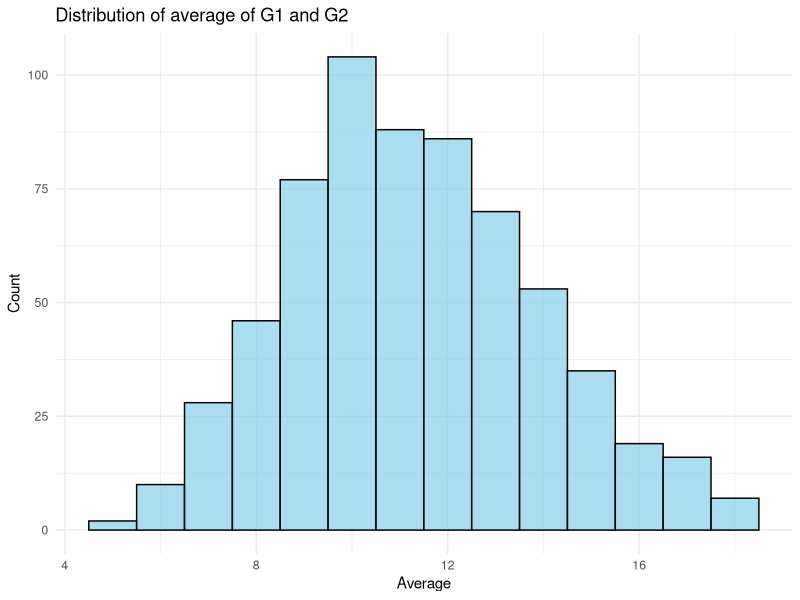
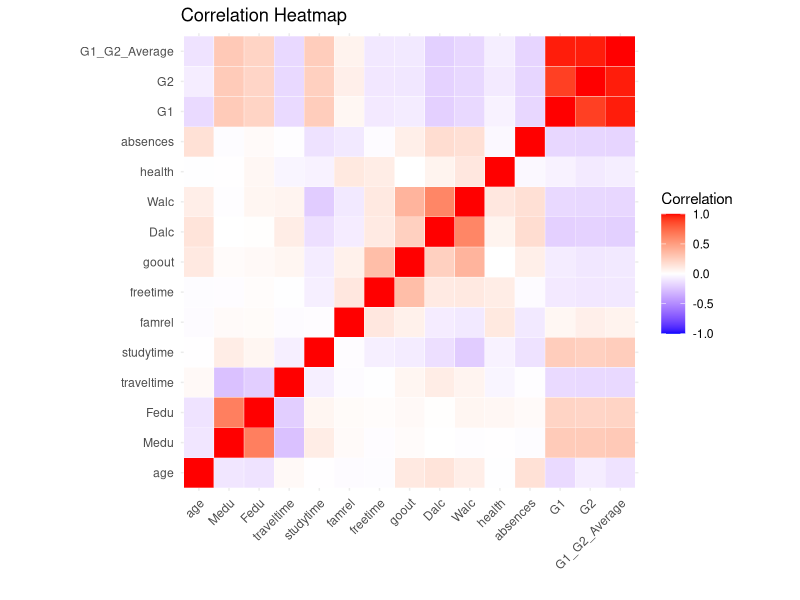
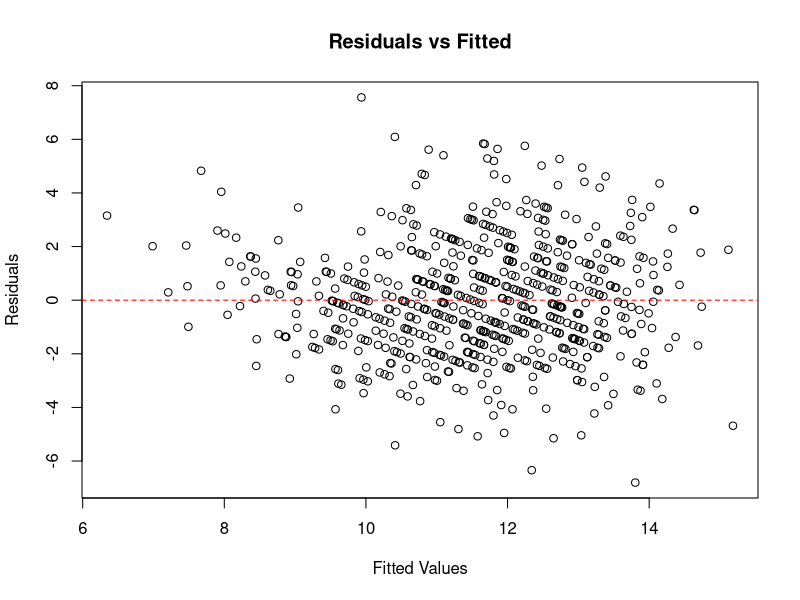
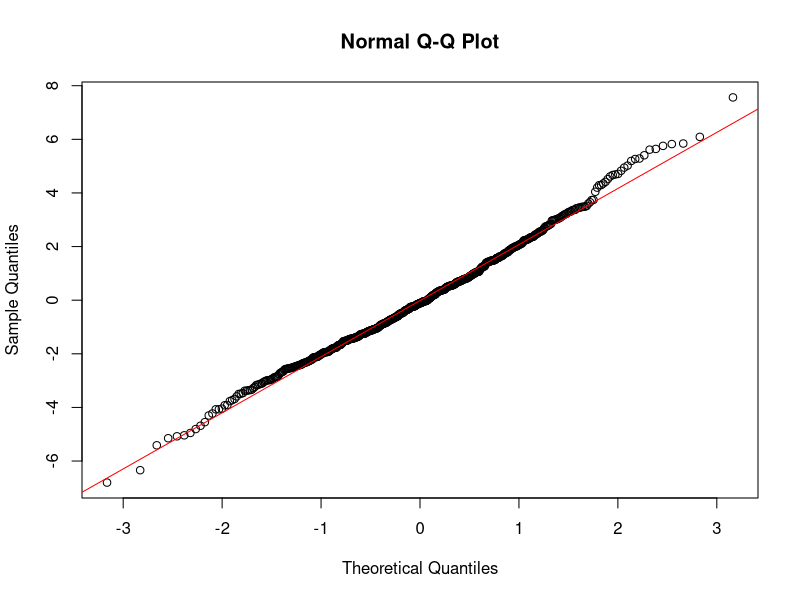
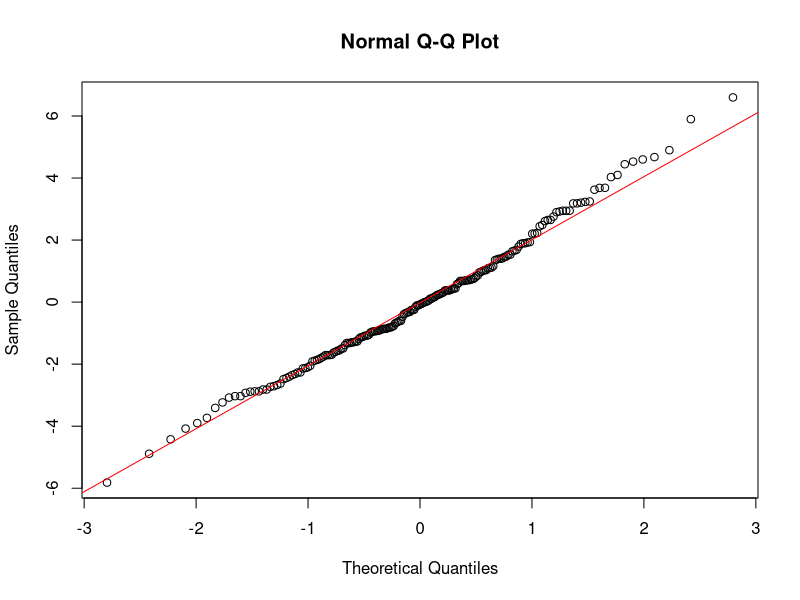
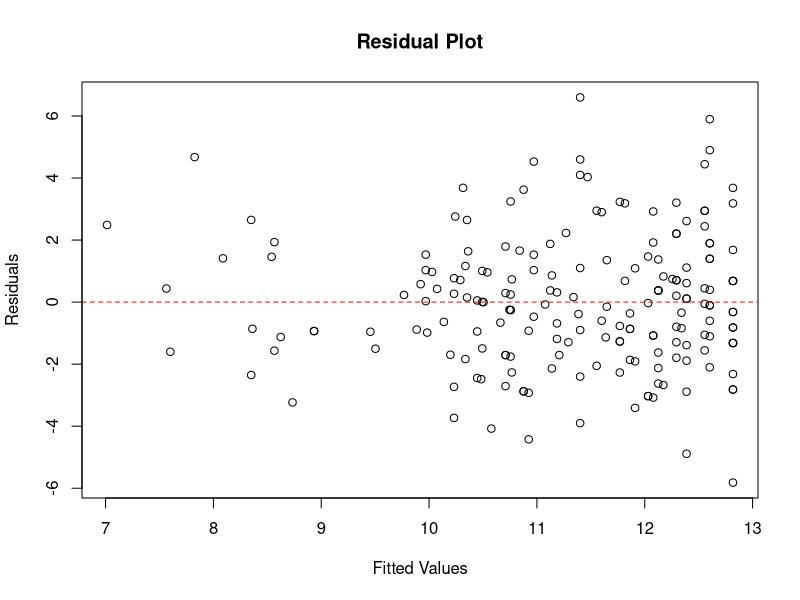
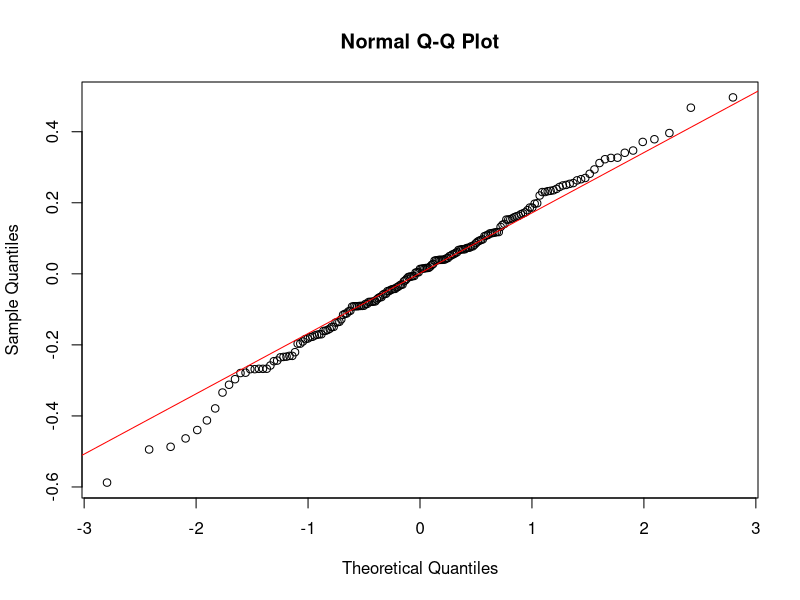
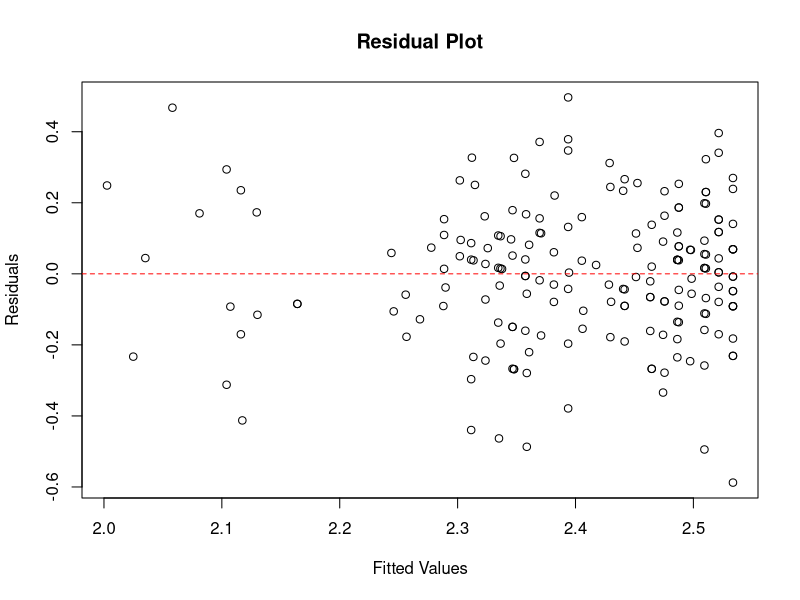

R code for these plots, in order:
## ---- chunk 1
echo=FALSE #load all the libraries 
install.packages("leaps") 
library(car) 
library(ggplot2) 
library(reshape2) 
library(tidyverse) 
library(broom) 
library(caret) 
library(RColorBrewer) 
library(leaps) 
required_packages <- c("rmarkdown", "knitr", "evaluate")
install.packages(required_packages)
options(repos = c(CRAN = "https://cran.rstudio.com/"))

## ---- chunk 2
# load the dataset
data <- read.csv("dataset.csv")
head(data, 3)
#cat("Table 1. Preview of the High School Alcoholism and Academic Performance dataset.\n")
## ---- chunk 3
# clean the dataset, and store the clean dataset
missing_summary <- sapply(data, function(x) sum(is.na(x)))
data[is.na(data)] <- lapply(data[is.na(data)], function(x) ifelse(is.numeric(x), median(x, na.rm = TRUE), "unknown"))
                            
# Add a new column 'G1_G2_Average' that is the average of G1 and G2
data$G1_G2_Average <- rowMeans(data[c("G1", "G2")], na.rm = TRUE)

# Remove rows where either G1 or G2 is equal to 0
data <- subset(data, G1 != 0 & G2 != 0)
head(data)
#cat("Table 2. Preview of the cleaned High School Alcoholism and Academic Performance dataset.\n")
## ---- chunk 4
# Distribution histogram of the Average of G1 and G2
hist <- ggplot(data, aes(x = G1_G2_Average)) +
  geom_histogram(binwidth = 1, fill = "skyblue", color = "black", alpha = 0.7) +
  labs(title = "Distribution of average of G1 and G2", x = "Average", y = "Count") +
  theme_minimal()
hist
#cat("Figure 1. Distribution of average of G1 and G2.\n")
## ---- chunk 5
full_model <- lm(G1_G2_Average ~ .-G1-G2, data = data)
summary(full_model)
## ---- chunk 6
#setup the covariance matrix
cor_matrix <- cor(data[, sapply(data, is.numeric)], use = "complete.obs")
#print(cor_matrix)
cor_data <- melt(cor_matrix)
ggplot(cor_data, aes(Var1, Var2, fill = value)) +
  geom_tile(color = "white") +
  scale_fill_gradient2(low = "blue", high = "red", mid = "white", 
                       midpoint = 0, limit = c(-1, 1), space = "Lab", 
                       name = "Correlation") +
  theme_minimal() +
  theme(axis.text.x = element_text(angle = 45, vjust = 1, hjust = 1)) +
  coord_fixed() +
  labs(title = "Correlation Heatmap", x = "", y = "")
#cat("\nFigure 2. Correlation heatmap.\n")
## ---- chunk 7
# residual plot again fitted values for full model
plot(full_model$fitted.values, residuals(full_model),
     xlab = "Fitted Values",
     ylab = "Residuals",
     main = "Residuals vs Fitted")
abline(h = 0, col = "red", lty = 2)
#cat("\nFigure 3. Residual plot for full model.\n")
## ---- chunk 8
# QQ-plot for full model
qqnorm(residuals(full_model))
qqline(residuals(full_model), col = "red")
#cat("\nFigure 4. Q-Q plot for full model.\n")
## ---- chunk 9
# get the VIF values
vif_values <- vif(full_model)
print(vif_values)
## ---- chunk 10
#split data
set.seed(20)
data <- 
    data %>% 
    mutate(id = row_number())

training_data <- 
    data %>% 
    slice_sample(prop = 0.70, replace = FALSE)

testing_data <- 
    data %>%
    anti_join(training_data, by = "id") %>%
    select(-"id")

training_data <- 
    training_data %>% 
    select(-"id")
## ---- chunk 11
#backward selection to choose the covariates
your_backward_sel <- regsubsets(
  x = G1_G2_Average ~ .-G1-G2,  
  nvmax = 4,       
  data = training_data,         
  method = "backward"          
)

#your_backward_sel

your_bwd_summary <- summary(your_backward_sel)

your_bwd_summary_df <- tibble(
  n_input_variables = 1:4,          
  R2 = your_bwd_summary$rsq,
  RSS = your_bwd_summary$rss,
  ADJ.R2 = your_bwd_summary$adjr2,
  BIC = your_bwd_summary$bic,
  Cp = your_bwd_summary$cp
)

your_bwd_summary_df
#your_bwd_summary
## ---- chunk 12
# linear model with no transformation
model <- lm(G1_G2_Average ~ school + Medu + higher + absences, data = testing_data)
summary(model)
## ---- chunk 13
qqnorm(residuals(model))
qqline(residuals(model), col = "red")
#cat("\nFigure 5. Q-Q plot for actual model.\n")
## ---- chunk 14
plot(model$fitted.values, residuals(model), 
     xlab = "Fitted Values", 
     ylab = "Residuals", 
     main = "Residual Plot")
abline(h = 0, col = "red", lty = 2)
#cat("\nFigure 6. Residual plot for actual model.\n")
## ---- chunk 15
# linear model with log transformation
model2 <- lm(log(G1_G2_Average) ~ school + Medu + higher + absences, data = testing_data)
summary(model)
## ---- chunk 16
qqnorm(residuals(model2))
qqline(residuals(model2), col = "red")
#cat("\nFigure 7. Q-Q plot for log-transformed model.\n")
## ---- chunk 17
plot(model2$fitted.values, residuals(model2), 
     xlab = "Fitted Values", 
     ylab = "Residuals", 
     main = "Residual Plot")
abline(h = 0, col = "red", lty = 2)
#cat("\nFigure 8. Residual plot for log-transformed model.\n")
## ---- chunk 18
results <- model %>%
  tidy(conf.int = TRUE)
print(results)
## ---- chunk 19
null_model <- lm(G1_G2_Average ~ 1, data = testing_data)
selected_model <- lm(G1_G2_Average ~ school + Medu + higher + absences, data = testing_data)
## ---- chunk 20
AIC(null_model, selected_model)
